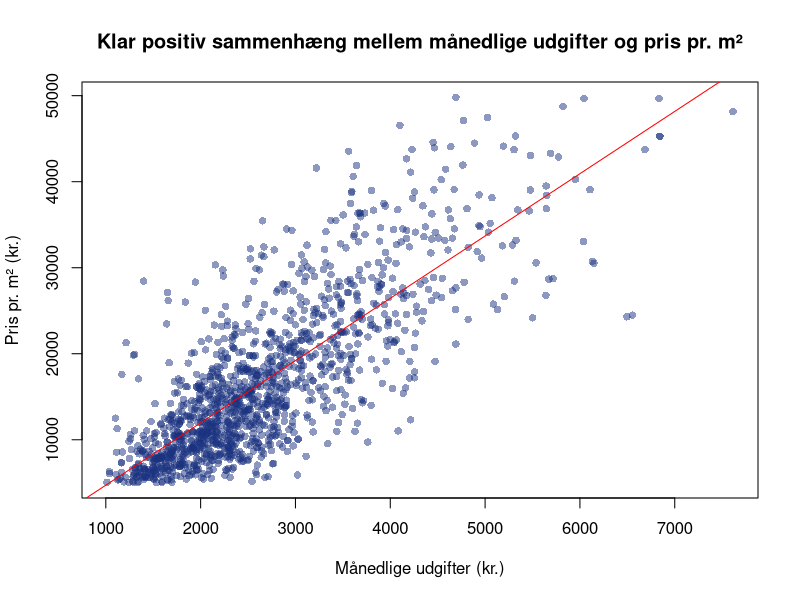
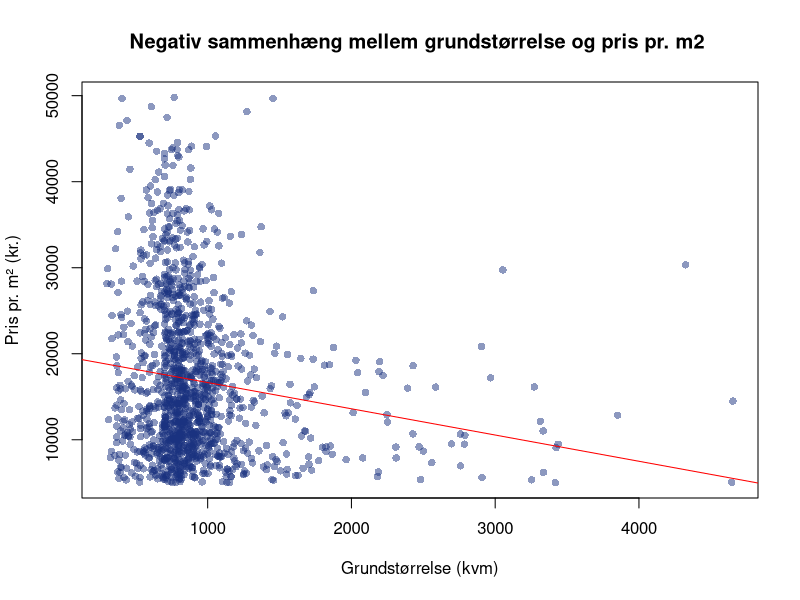
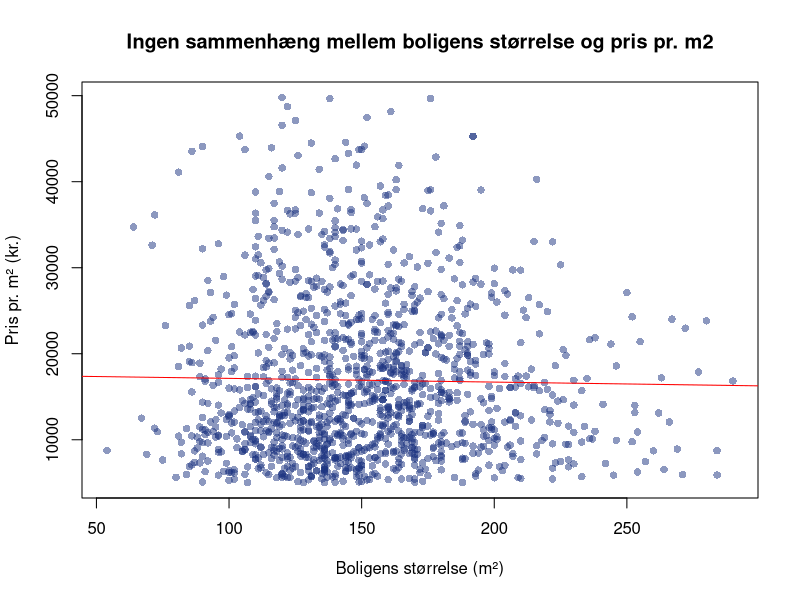
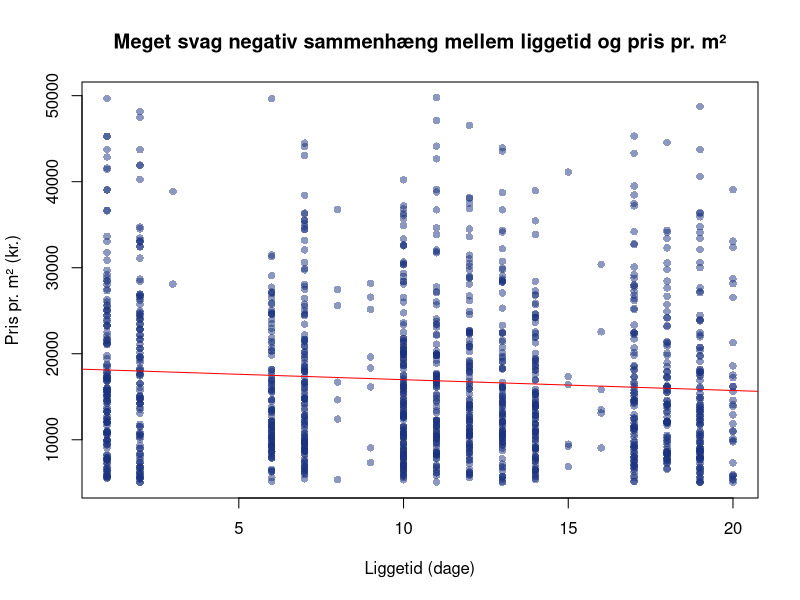
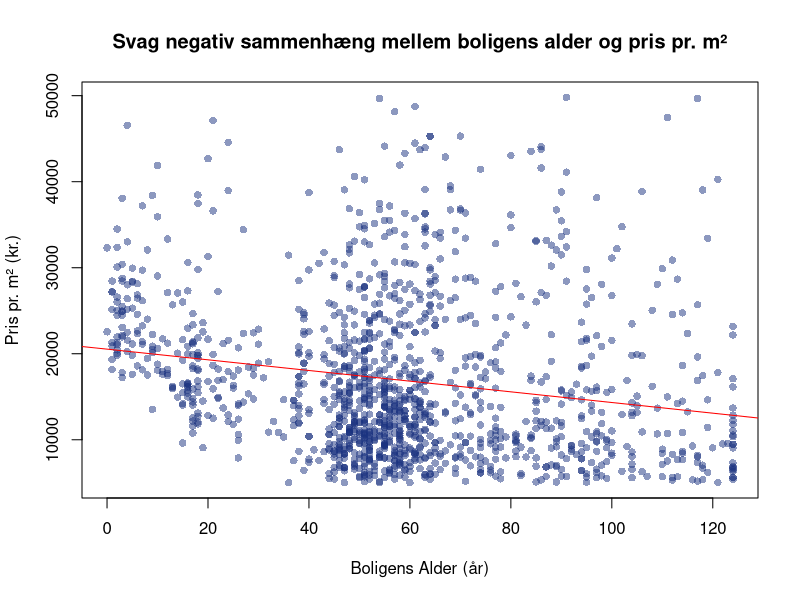
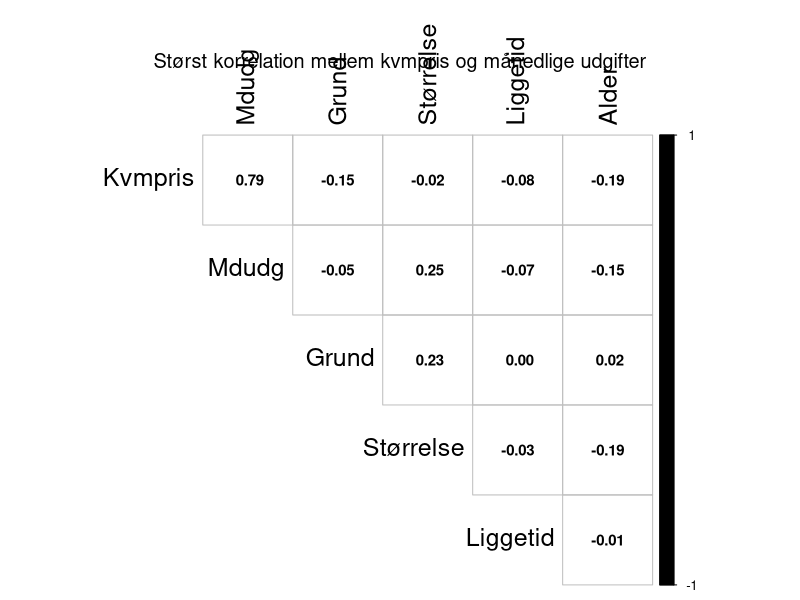

These figures' R source, in order:
library(dplyr)
library(tidyr)
library(corrplot)

###Opgave 2.1###

#Data retrieval 
# 2552 observationer
boligdataframe <- read.csv("boligsiden.csv")

#Datapreparation 

## Fjerner NA-værdier fra datasæt 
# 2367 observationer
boligdataframe <- na.omit(boligdataframe)

##Tjekker struktur 
str(boligdataframe)

##Fjerner kr., tusindtalsseperatorer, og konverterer til numerisk format 
boligdataframe$pris <- as.numeric(gsub("\\.", "", gsub(" kr\\.", "", as.character(boligdataframe$pris))))
boligdataframe$størrelse <- as.numeric(boligdataframe$størrelse)
boligdataframe$liggetid <- as.numeric(gsub(" dag", "", boligdataframe$liggetid))
boligdataframe$grund <- as.numeric(gsub("\\.", "", as.character(boligdataframe$grund)))
boligdataframe$mdudg <- as.numeric(gsub("\\.", "", as.character(boligdataframe$mdudg)))
boligdataframe$kvmpris <- as.numeric(gsub("\\.", "", as.character(boligdataframe$kvmpris)))


##Laver opført kategori om til alder
boligdataframe$alder <- 2024 - boligdataframe$opført

summary(boligdataframe)

#Fjerner outlierst
# Fjern rækker med de 3 højeste priser
boligdataframe <- boligdataframe[order(boligdataframe$pris, decreasing = TRUE)[-1:-3], ]

boligdataframe <- boligdataframe %>%
  filter(
    pris >= 500000 & pris <= 7000000,
    kvmpris >= 5000 & kvmpris <= 50000,
    størrelse >= 50 & størrelse <= 300,
    grund >= 300 & grund <= 5000,
    opført >= 1900 & opført <= 2024,
    mdudg >= 1000 & mdudg <= 8000, # Tilføj en øvre grænse for mdudg, hvis ønsket
    værelser >= 3 # Minimum antal værelser for en villa
  )

# Tjek resultatet
summary(boligdataframe)

##Beskrivende statistik 
summary(boligdataframe[c("pris", "kvmpris", "mdudg", "grund", "størrelse", "liggetid", "alder")])

###Opgave 2.2###

# Beregn korrelation mellem størrelse (m2) og pris
korrelation <- cor(boligdataframe$størrelse, boligdataframe$pris, use = "complete.obs")

#Kun en korrelation på 0.29

model <- lm(pris ~ størrelse, data = boligdataframe)

# Se resultaterne af modellen
summary(model)

####Opgave 2.3###

# Simple regressioner med kvmpris som afhængig variabel
model_mdudg <- lm(kvmpris ~ mdudg, data = boligdataframe)
model_grund <- lm(kvmpris ~ grund, data = boligdataframe)
model_størrelse <- lm(kvmpris ~ størrelse, data = boligdataframe)
model_liggetid <- lm(kvmpris ~ liggetid, data = boligdataframe)
model_alder <- lm(kvmpris ~ alder, data = boligdataframe)

# Se resultaterne af modellerne
summary(model_mdudg)
summary(model_grund)
summary(model_størrelse)
summary(model_liggetid)
summary(model_alder)

#Mdudg forklarer bedst kvmpris 

#Korrelation
cor(boligdataframe$kvmpris, boligdataframe$mdudg)
cor(boligdataframe$kvmpris, boligdataframe$størrelse)
cor(boligdataframe$kvmpris,boligdataframe$grund)
cor(boligdataframe$kvmpris,boligdataframe$liggetid)
cor(boligdataframe$kvmpris,boligdataframe$alder)

#Scatterplot
# Plot for mdudg (månedlige udgifter) vs kvmpris
plot(boligdataframe$mdudg, boligdataframe$kvmpris,
     main = "Klar positiv sammenhæng mellem månedlige udgifter og pris pr. m²",
     xlab = "Månedlige udgifter (kr.)",
     ylab = "Pris pr. m² (kr.)",
     pch = 16, col = rgb(0.1, 0.2, 0.5, 0.5))  # scatter plot
abline(lm(kvmpris ~ mdudg, data = boligdataframe), col = "red")  # regressionslinje

# Plot for grundstørrelse vs kvmpris
plot(boligdataframe$grund, boligdataframe$kvmpris,
     main = "Negativ sammenhæng mellem grundstørrelse og pris pr. m2 ",
     xlab = "Grundstørrelse (kvm)",
     ylab = "Pris pr. m² (kr.)",
     pch = 16, col = rgb(0.1, 0.2, 0.5, 0.5))  # scatter plot
abline(lm(kvmpris ~ grund, data = boligdataframe), col = "red")  # regressionslinje

# Plot for størrelse (boligens størrelse) vs kvmpris
plot(boligdataframe$størrelse, boligdataframe$kvmpris,
     main = "Ingen sammenhæng mellem boligens størrelse og pris pr. m2",
     xlab = "Boligens størrelse (m²)",
     ylab = "Pris pr. m² (kr.)",
     pch = 16, col = rgb(0.1, 0.2, 0.5, 0.5))  # scatter plot
abline(lm(kvmpris ~ størrelse, data = boligdataframe), col = "red")  # regressionslinje

# Plot for liggetid (antal dage til salg) vs kvmpris
plot(boligdataframe$liggetid, boligdataframe$kvmpris,
     main = "Meget svag negativ sammenhæng mellem liggetid og pris pr. m²",
     xlab = "Liggetid (dage)",
     ylab = "Pris pr. m² (kr.)",
     pch = 16, col = rgb(0.1, 0.2, 0.5, 0.5))  # scatter plot
abline(lm(kvmpris ~ liggetid, data = boligdataframe), col = "red")  # regressionslinje

# Plot for alder (boligens alder) vs kvmpris
plot(boligdataframe$alder, boligdataframe$kvmpris,
     main = "Svag negativ sammenhæng mellem boligens alder og pris pr. m²",
     xlab = "Boligens Alder (år)",
     ylab = "Pris pr. m² (kr.)",
     pch = 16, col = rgb(0.1, 0.2, 0.5, 0.5))  # scatter plot
abline(lm(kvmpris ~ alder, data = boligdataframe), col = "red")  # regressionslinje


##Konfusionsmatrix 

# Vælg de relevante variabler til korrelationsmatrixen
selected_vars <- boligdataframe[c("kvmpris", "mdudg", "grund", "størrelse", "liggetid", "alder")]

# Beregn korrelationsmatrixen
correlation_matrix <- cor(selected_vars, use = "complete.obs")

# Vis korrelationsmatrixen
print(correlation_matrix)

# Ændre variabelnavnene til kun stort forbogstav
colnames(correlation_matrix) <- sapply(colnames(correlation_matrix), function(x) {
  paste(toupper(substring(x, 1, 1)), substring(x, 2), sep = "")
})
rownames(correlation_matrix) <- sapply(rownames(correlation_matrix), function(x) {
  paste(toupper(substring(x, 1, 1)), substring(x, 2), sep = "")
})

# Visualiser korrelationsmatrixen med etiketter med stort forbogstav på begge sider
corrplot(correlation_matrix, 
         method = "number",      # Kun vis tal i matrixen
         type = "upper",         # Kun den øverste del af matrixen
         col = "black",          # Farven på tallene
         tl.col = "black",       # Farven på tekstetiketterne
         tl.cex = 1.5,           # Større tekstetiketter
         diag = FALSE,           # Fjern diagonal linje
         number.cex = 0.9,       # Juster størrelsen på tallene
         mar = c(0, 0, 1, 0))    # Fjern unødvendig margin

# Tilføj en konkluderende titel
mtext("Størst korrelation mellem kvmpris og månedlige udgifter", side = 3, line = 0.5, cex = 1.2)







